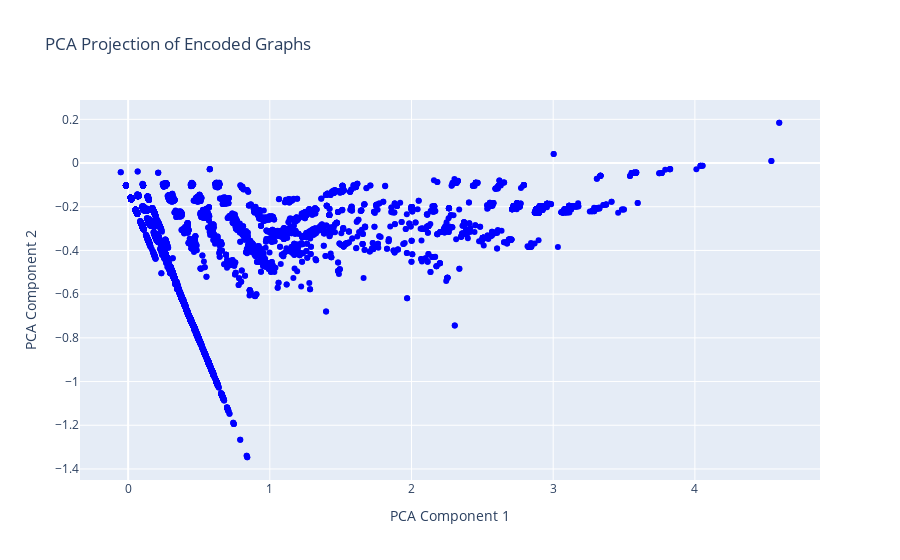

Write notebook code for a chart like this one.
### Code cell
fig = go.Figure()

fig.add_trace(
    go.Scatter(
        x=pca_proj[:, 0].detach().numpy(),
        y=pca_proj[:, 1].detach().numpy(),
        mode="markers",
        marker=dict(color="blue"),
    )
)

fig.update_layout(
    title="PCA Projection of Encoded Graphs",
    xaxis_title="PCA Component 1",
    yaxis_title="PCA Component 2",
)

fig.show()

### Figure 1 — Plotly figure (JSON) as saved in the notebook; plotly's stock layout.template omitted (floating-point values rounded to 4 significant figures; data arrays with more than 128 entries replaced by an {"elided": "..."} marker saying what was removed)
{"data": [{"marker": {"color": "blue"}, "mode": "markers", "type": "scatter", "x": {"elided": "20000 float values"}, "y": {"elided": "20000 float values"}}], "layout": {"title": {"text": "PCA Projection of Encoded Graphs"}, "xaxis": {"title": {"text": "PCA Component 1"}}, "yaxis": {"title": {"text": "PCA Component 2"}}}}
